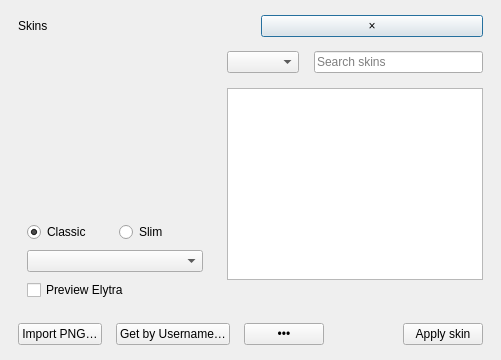
<?xml version="1.0" encoding="UTF-8"?>
<ui version="4.0">
 <class>SkinManageDialog</class>
 <widget class="QDialog" name="SkinManageDialog">
  <property name="windowTitle"><string>Skins</string></property>
  <layout class="QVBoxLayout" name="root">
   <property name="spacing"><number>14</number></property>
   <property name="leftMargin"><number>18</number></property>
   <property name="topMargin"><number>15</number></property>
   <property name="rightMargin"><number>18</number></property>
   <property name="bottomMargin"><number>15</number></property>
   <item>
    <layout class="QHBoxLayout" name="header">
     <item><widget class="QLabel" name="title"><property name="text"><string>Skins</string></property></widget></item>
     <item><spacer name="headerSpace"><property name="orientation"><enum>Qt::Horizontal</enum></property></spacer></item>
     <item><widget class="QPushButton" name="closeBtn"><property name="text"><string>×</string></property><property name="accessibleName"><string>Close</string></property></widget></item>
    </layout>
   </item>
   <item>
    <layout class="QHBoxLayout" name="body" stretch="0,1">
     <property name="spacing"><number>15</number></property>
     <item>
      <widget class="QFrame" name="preview">
       <property name="minimumSize"><size><width>194</width><height>0</height></size></property>
       <layout class="QVBoxLayout" name="previewLayout">
        <property name="spacing"><number>8</number></property>
        <item><layout class="QVBoxLayout" name="skinLayout"/></item>
        <item><widget class="QLabel" name="skinName"><property name="alignment"><set>Qt::AlignCenter</set></property></widget></item>
        <item>
         <layout class="QHBoxLayout" name="modelRow">
          <item><widget class="QRadioButton" name="steveBtn"><property name="text"><string>Classic</string></property><property name="checked"><bool>true</bool></property></widget></item>
          <item><widget class="QRadioButton" name="alexBtn"><property name="text"><string>Slim</string></property></widget></item>
         </layout>
        </item>
        <item><widget class="QComboBox" name="capeCombo"><property name="accessibleName"><string>Cape</string></property></widget></item>
        <item><widget class="QCheckBox" name="elytraCB"><property name="text"><string>Preview Elytra</string></property></widget></item>
       </layout>
      </widget>
     </item>
     <item>
      <layout class="QVBoxLayout" name="library">
       <item>
        <layout class="QHBoxLayout" name="filters">
         <item><widget class="QComboBox" name="collection"><property name="accessibleName"><string>Skin collection</string></property></widget></item>
         <item><widget class="QLineEdit" name="search"><property name="placeholderText"><string>Search skins</string></property><property name="accessibleName"><string>Search skins</string></property><property name="clearButtonEnabled"><bool>true</bool></property></widget></item>
        </layout>
       </item>
       <item>
        <widget class="QListView" name="listView">
         <property name="accessibleName"><string>Skin library</string></property>
         <property name="horizontalScrollBarPolicy"><enum>Qt::ScrollBarAlwaysOff</enum></property>
         <property name="verticalScrollMode"><enum>QAbstractItemView::ScrollPerPixel</enum></property>
         <property name="movement"><enum>QListView::Static</enum></property>
         <property name="resizeMode"><enum>QListView::Adjust</enum></property>
         <property name="viewMode"><enum>QListView::IconMode</enum></property>
         <property name="wordWrap"><bool>true</bool></property>
         <property name="uniformItemSizes"><bool>true</bool></property>
        </widget>
       </item>
       <item><widget class="QLabel" name="empty"><property name="wordWrap"><bool>true</bool></property></widget></item>
      </layout>
     </item>
    </layout>
   </item>
   <item>
    <layout class="QHBoxLayout" name="footer">
     <item><widget class="QPushButton" name="fileBtn"><property name="text"><string>Import PNG…</string></property></widget></item>
     <item><widget class="QPushButton" name="userBtn"><property name="text"><string>Get by Username…</string></property></widget></item>
     <item><widget class="QPushButton" name="moreBtn"><property name="text"><string>•••</string></property><property name="accessibleName"><string>More skin options</string></property></widget></item>
     <item><spacer name="footerSpace"><property name="orientation"><enum>Qt::Horizontal</enum></property></spacer></item>
     <item><widget class="QLabel" name="status"/></item>
     <item><widget class="QPushButton" name="applyBtn"><property name="text"><string>Apply skin</string></property></widget></item>
    </layout>
   </item>
  </layout>
  <action name="actionRename">
   <property name="text"><string>Rename</string></property>
   <property name="shortcut"><string>F2</string></property>
   <property name="shortcutContext"><enum>Qt::WidgetShortcut</enum></property>
  </action>
  <action name="actionDelete">
   <property name="text"><string>Move to Trash</string></property>
   <property name="shortcut"><string>Del</string></property>
   <property name="shortcutContext"><enum>Qt::WidgetShortcut</enum></property>
  </action>
 </widget>
 <resources/>
 <connections/>
</ui>
